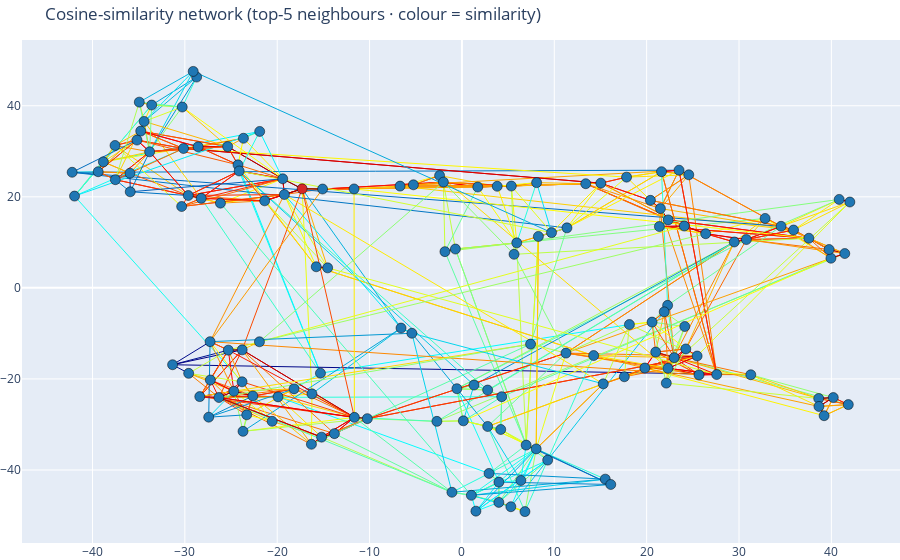

The code cell stored with this chart in its notebook:
### Code cell
import numpy as np
from collections import defaultdict
from sklearn.metrics.pairwise import cosine_similarity
import plotly.graph_objects as go
import plotly.express as px

# ───────────────────────────────────────────────────────────────────────
# 1) Cosine-similarity matrix
sim = cosine_similarity(all_embeddings)
np.fill_diagonal(sim, 0)

# ───────────────────────────────────────────────────────────────────────
# 2) Top-k edge list
K = 5
edges = [
    (i, j)
    for i in range(sim.shape[0])
    for j in np.argsort(sim[i])[::-1][:K]
    if sim[i, j] > 0
]
edges = np.array(edges)

# ───────────────────────────────────────────────────────────────────────
# 3) Map similarity → colour (Viridis)
weights = sim[edges[:, 0], edges[:, 1]]
norm = (weights - weights.min()) / (weights.max() - weights.min() + 1e-9)
colours = px.colors.sample_colorscale("jet", norm)

# ── gather edge segments, binned by colour so each trace is uniform ────
edge_bins = defaultdict(lambda: {"x": [], "y": []})
for (i, j), col in zip(edges, colours):
    x0, y0 = tsne_2d[i]
    x1, y1 = tsne_2d[j]
    edge_bins[col]["x"] += [x0, x1, None]
    edge_bins[col]["y"] += [y0, y1, None]

edge_traces = [
    go.Scatter(
        x=coords["x"], y=coords["y"],
        mode="lines",
        line=dict(width=1, color=col),
        hoverinfo="none",
        showlegend=False,
    )
    for col, coords in edge_bins.items()
]

# ───────────────────────────────────────────────────────────────────────
# 4) Node trace
titles_years = np.vstack([customdata, ["Your dissertation", ""]])
node_colors = ["#1f77b4"] * (len(tsne_2d) - 1) + ["#d62728"]

node_trace = go.Scatter(
    x=tsne_2d[:, 0], y=tsne_2d[:, 1],
    mode="markers",
    marker=dict(size=10, color=node_colors, line=dict(width=0.5, color="black")),
    customdata=titles_years,
    hovertemplate="<b>%{customdata[0]}</b><br>Year: %{customdata[1]}<extra></extra>",
    showlegend=False,
)

# ───────────────────────────────────────────────────────────────────────
# 5) Display
fig = go.Figure(data=edge_traces + [node_trace])
fig.update_layout(
    title=f"Cosine-similarity network (top-{K} neighbours · colour = similarity)",
    margin=dict(l=0, r=0, t=40, b=0),
    
)
fig.show()
